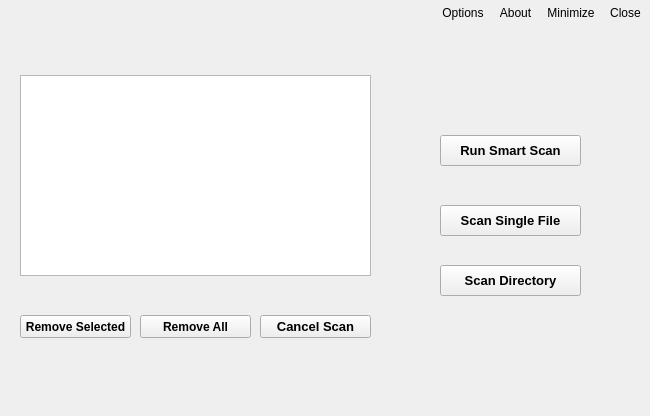
<?xml version="1.0" encoding="UTF-8"?>
<ui version="4.0">
 <class>MainWindow</class>
 <widget class="QMainWindow" name="MainWindow">
  <property name="geometry">
   <rect>
    <x>0</x>
    <y>0</y>
    <width>650</width>
    <height>416</height>
   </rect>
  </property>
  <property name="font">
   <font>
    <pointsize>8</pointsize>
    <weight>50</weight>
    <bold>false</bold>
    <kerning>true</kerning>
   </font>
  </property>
  <property name="windowTitle">
   <string>Genome Antivirus</string>
  </property>
  <property name="styleSheet">
   <string notr="true">border-color:transparant</string>
  </property>
  <property name="unifiedTitleAndToolBarOnMac">
   <bool>false</bool>
  </property>
  <widget class="QWidget" name="centralWidget">
   <widget class="QPushButton" name="abort">
    <property name="geometry">
     <rect>
      <x>260</x>
      <y>290</y>
      <width>111</width>
      <height>23</height>
     </rect>
    </property>
    <property name="font">
     <font>
      <pointsize>10</pointsize>
      <weight>75</weight>
      <bold>true</bold>
     </font>
    </property>
    <property name="styleSheet">
     <string notr="true">color: rgb(0, 0, 0);</string>
    </property>
    <property name="text">
     <string>Cancel Scan</string>
    </property>
   </widget>
   <widget class="QLabel" name="label_2">
    <property name="geometry">
     <rect>
      <x>30</x>
      <y>0</y>
      <width>100</width>
      <height>51</height>
     </rect>
    </property>
    <property name="styleSheet">
     <string notr="true">background-image: url(:/images/megadeth.png);</string>
    </property>
    <property name="text">
     <string/>
    </property>
   </widget>
   <widget class="QListWidget" name="listWidget">
    <property name="geometry">
     <rect>
      <x>20</x>
      <y>50</y>
      <width>351</width>
      <height>201</height>
     </rect>
    </property>
    <property name="styleSheet">
     <string notr="true">color: rgb(0, 0, 0);</string>
    </property>
   </widget>
   <widget class="QPushButton" name="scanDirectory">
    <property name="geometry">
     <rect>
      <x>440</x>
      <y>240</y>
      <width>141</width>
      <height>31</height>
     </rect>
    </property>
    <property name="font">
     <font>
      <pointsize>10</pointsize>
      <weight>75</weight>
      <bold>true</bold>
     </font>
    </property>
    <property name="styleSheet">
     <string notr="true">color: rgb(0, 0, 0);</string>
    </property>
    <property name="text">
     <string>Scan Directory</string>
    </property>
   </widget>
   <widget class="QPushButton" name="removeSelectedFile">
    <property name="geometry">
     <rect>
      <x>20</x>
      <y>290</y>
      <width>111</width>
      <height>23</height>
     </rect>
    </property>
    <property name="sizePolicy">
     <sizepolicy hsizetype="Fixed" vsizetype="Fixed">
      <horstretch>0</horstretch>
      <verstretch>0</verstretch>
     </sizepolicy>
    </property>
    <property name="font">
     <font>
      <pointsize>9</pointsize>
      <weight>75</weight>
      <bold>true</bold>
     </font>
    </property>
    <property name="mouseTracking">
     <bool>false</bool>
    </property>
    <property name="focusPolicy">
     <enum>Qt::StrongFocus</enum>
    </property>
    <property name="styleSheet">
     <string notr="true">color: rgb(0, 0, 0);</string>
    </property>
    <property name="text">
     <string>Remove Selected</string>
    </property>
   </widget>
   <widget class="QPushButton" name="removeAllFiles">
    <property name="geometry">
     <rect>
      <x>140</x>
      <y>290</y>
      <width>111</width>
      <height>23</height>
     </rect>
    </property>
    <property name="font">
     <font>
      <pointsize>9</pointsize>
      <weight>75</weight>
      <bold>true</bold>
     </font>
    </property>
    <property name="mouseTracking">
     <bool>false</bool>
    </property>
    <property name="styleSheet">
     <string notr="true">color: rgb(0, 0, 0);</string>
    </property>
    <property name="text">
     <string>Remove All</string>
    </property>
   </widget>
   <widget class="QPushButton" name="smartScanButton">
    <property name="geometry">
     <rect>
      <x>440</x>
      <y>110</y>
      <width>141</width>
      <height>31</height>
     </rect>
    </property>
    <property name="font">
     <font>
      <pointsize>10</pointsize>
      <weight>75</weight>
      <bold>true</bold>
     </font>
    </property>
    <property name="styleSheet">
     <string notr="true">color: rgb(0, 0, 0);</string>
    </property>
    <property name="text">
     <string>Run Smart Scan</string>
    </property>
   </widget>
   <widget class="QPushButton" name="scanSingleFile">
    <property name="geometry">
     <rect>
      <x>440</x>
      <y>180</y>
      <width>141</width>
      <height>31</height>
     </rect>
    </property>
    <property name="font">
     <font>
      <pointsize>10</pointsize>
      <weight>75</weight>
      <bold>true</bold>
     </font>
    </property>
    <property name="styleSheet">
     <string notr="true">color: rgb(0, 0, 0);</string>
    </property>
    <property name="text">
     <string>Scan Single File</string>
    </property>
   </widget>
  </widget>
  <widget class="QToolBar" name="toolBar">
   <property name="mouseTracking">
    <bool>false</bool>
   </property>
   <property name="focusPolicy">
    <enum>Qt::NoFocus</enum>
   </property>
   <property name="windowTitle">
    <string>toolBar</string>
   </property>
   <property name="layoutDirection">
    <enum>Qt::RightToLeft</enum>
   </property>
   <property name="movable">
    <bool>false</bool>
   </property>
   <attribute name="toolBarArea">
    <enum>TopToolBarArea</enum>
   </attribute>
   <attribute name="toolBarBreak">
    <bool>false</bool>
   </attribute>
   <addaction name="actionClose"/>
   <addaction name="actionMinimize"/>
   <addaction name="actionAbout"/>
   <addaction name="actionOptions"/>
  </widget>
  <action name="actionOptions">
   <property name="icon">
    <iconset resource="genome.qrc">
     <normaloff>:/images/options.png</normaloff>:/images/options.png</iconset>
   </property>
   <property name="text">
    <string>Options</string>
   </property>
   <property name="toolTip">
    <string>Options</string>
   </property>
  </action>
  <action name="actionAbout">
   <property name="icon">
    <iconset resource="genome.qrc">
     <normaloff>:/images/about.png</normaloff>:/images/about.png</iconset>
   </property>
   <property name="text">
    <string>About</string>
   </property>
   <property name="toolTip">
    <string>About</string>
   </property>
  </action>
  <action name="actionMinimize">
   <property name="icon">
    <iconset resource="genome.qrc">
     <normaloff>:/images/minimize.png</normaloff>:/images/minimize.png</iconset>
   </property>
   <property name="text">
    <string>Minimize</string>
   </property>
  </action>
  <action name="actionClose">
   <property name="icon">
    <iconset resource="genome.qrc">
     <normaloff>:/images/closeButton.png</normaloff>:/images/closeButton.png</iconset>
   </property>
   <property name="text">
    <string>Close</string>
   </property>
  </action>
 </widget>
 <layoutdefault spacing="6" margin="11"/>
 <resources>
  <include location="genome.qrc"/>
 </resources>
 <connections/>
</ui>
